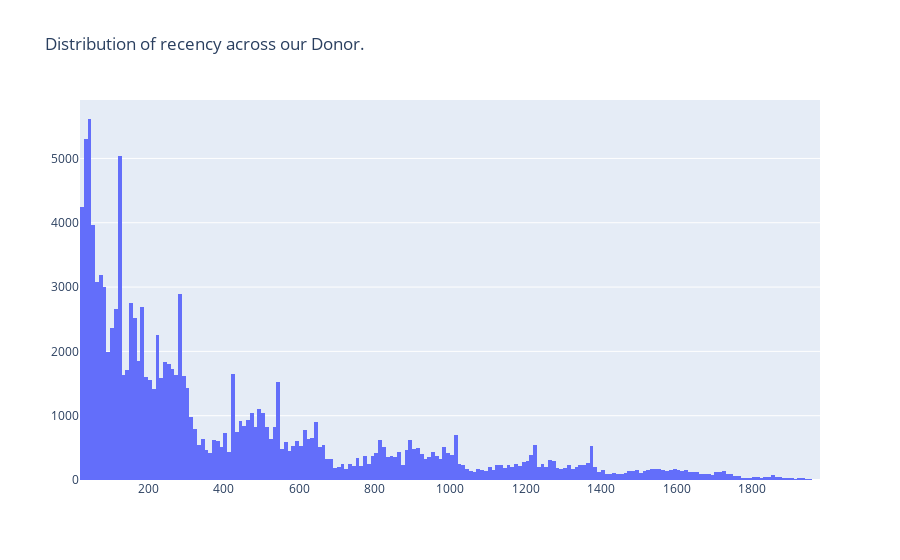

Notebook code cell kept with this figure:
### Code cell
# plot a recency histogram distribution of recency across our donors.
# reference: BDA2020 - lab03 practice material
# https://drive.google.com/file/d/1bTAKH9MOyf3Wg5qZ3nrjNAqD_plwGt4H/view

import plotly.offline as pyoff
import plotly.graph_objs as go

plot_data = [
    go.Histogram(
        x=donations_user['Recency']
    )
]

plot_layout = go.Layout(
        title='Distribution of recency across our Donor.'
    )

fig = go.Figure(data=plot_data, layout=plot_layout)
pyoff.iplot(fig)

### Figure 1 — Plotly figure (JSON) as saved in the notebook; plotly's stock layout.template omitted (floating-point values rounded to 4 significant figures; data arrays with more than 128 entries replaced by an {"elided": "..."} marker saying what was removed)
{"data": [{"type": "histogram", "x": {"elided": "129065 int values"}}], "layout": {"title": {"text": "Distribution of recency across our Donor."}}}
